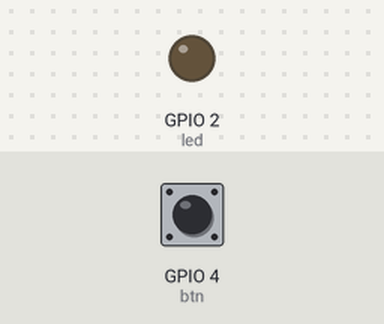
A program run on a simulated ESP8266 board running MicroPython. Shown: output pins drawn as LEDs (lit = HIGH, except the on-board LED, lit = LOW). Dashed ring = blinking. Inputs (shaded band) come from the test bench; at power-on: GPIO 4 (btn) HIGH. WiFi joins after 1.5 s; no MQTT or app messages arrive unless stated; what the program prints to the serial console is not drawn.

Above: at 1.2 s.
1.3 s: GPIO 4 (btn) pulled LOW for 1 s
At 1.37 s:
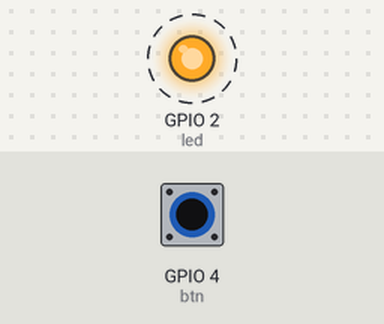
4.3 s: GPIO 4 (btn) pulled LOW for 3.2 s
At 8.3 s:
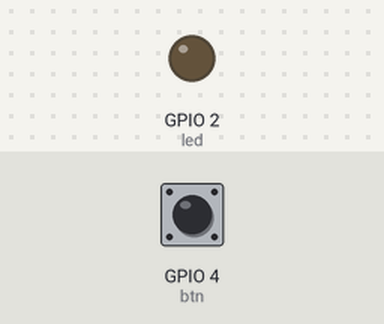
Timing chart, 0 to 9.8 s (numbered marks = the images above; inputs shaded):
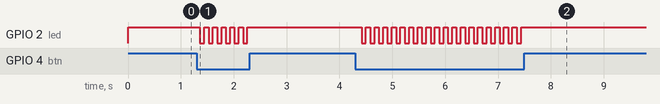

Measured:
- after the input at 1.3 s, GPIO 2 (led): alternates HIGH for 0.08 s and LOW for 0.08 s, 12 changes in all, then stays HIGH, starting after 0.06 s
- after the input at 4.3 s, GPIO 2 (led): alternates HIGH for 0.08 s and LOW for 0.08 s, 38 changes in all, then stays HIGH, starting after 0.12 s

The program:

main.py
```python
import asyncio
import machine

class App:
    tasks = []
    listeners = []

    def add(self, obj):
        if hasattr(obj, 'main'):
            self.tasks.append(obj)
        if hasattr(obj, 'handle'):
            self.listeners.append(obj)

    async def main(self):
        tasks = [task.main(self) for task in self.tasks]
        await asyncio.gather(*tasks)

    def handle(self, topic, payload):
        for listener in self.listeners:
            listener.handle(topic, payload)

class DebugPrint:
    dots = False

    async def main(self, app):
        print('Main loop started, press Ctrl-C to stop')
        while True:
            await asyncio.sleep_ms(500)
            print('.', end='')
            self.dots = True

    def handle(self, topic, payload):
        if self.dots:
            print()
            self.dots = False
        print(topic, payload)

class BlinkingLED:
    def __init__(self, gpio, name):
        self.gpio = gpio
        self.name = name
        self.name_set = name+'/set'
        self.is_blinking = False
        gpio.value(0)

    def set_value(self, app, value):
        value = int(value)
        if value != self.gpio.value():
            self.gpio.value(value)
            app.handle(self.name, value)

    async def main(self, app):
        while True:
            await asyncio.sleep_ms(75)
            self.set_value(app, self.is_blinking)
            await asyncio.sleep_ms(75)
            self.set_value(app, False)

    def handle(self, topic, payload):
        if topic == self.name_set:
            self.is_blinking = bool(int(payload))

class SimpleButton:
    def __init__(self, gpio, name, invert=False):
        self.gpio = gpio
        # Why? Because of this:
        # AttributeError: 'Signal' object has no attribute 'irq'
        if invert:
            self.gpio = machine.Signal(gpio, invert=True)
        self.name = name
        self.prev_state = -1
        self.ev_click = asyncio.Event()
        self.ev_click.set()
        gpio.irq(
            trigger=machine.Pin.IRQ_RISING | machine.Pin.IRQ_FALLING,
            handler=self.click)

    def click(self, pin):
        self.ev_click.set()

    # TODO: add some debouncing
    async def main(self, app):
        while True:
            await self.ev_click.wait()
            self.ev_click.clear()
            state = self.gpio.value()
            if state != self.prev_state:
                app.handle(self.name, state)
                self.prev_state = state

class LocalManager:
    def __init__(self, app):
        self.app = app

    def handle(self, topic, payload):
        if topic == 'btn':
            self.app.handle('led/set', payload)

import network
import umqtt.simple
class WirelessMQTT:
    def __init__(self, server, prefix, **kwargs):
        self.wlan = network.WLAN(network.STA_IF)
        self.prefix = prefix+'/'
        kwargs['keepalive'] = 2
        self.mq = umqtt.simple.MQTTClient(prefix, server, **kwargs)
        self.mq.set_last_will(self.prefix+'online', b'0', retain=True)
        self.mq.set_callback(self.mqtt_callback)
        self.nodup_t = self.nodup_p = None

    async def main(self, app):
        self.app = app
        while not self.wlan.isconnected():
            await asyncio.sleep(0)
        self.mq.connect()
        self.mq.publish(self.prefix+'online', b'1', retain=True)
        self.mq.subscribe(self.prefix+'+/set')
        await asyncio.gather(self.ping(), self.check_msg())

    async def ping(self):
        while True:
            self.mq.ping()
            await asyncio.sleep(1)

    async def check_msg(self):
        while True:
            self.mq.check_msg()
            await asyncio.sleep(0)

    def mqtt_callback(self, topic, payload):
        topic, payload = topic.decode(), payload.decode()
        if topic.startswith(self.prefix):
            topic = topic[len(self.prefix):]
            self.nodup_t, self.nodup_p = topic, payload
            self.app.handle(topic, payload)
        self.nodup_t = self.nodup_p = None

    def handle(self, topic, payload):
        if self.mq and self.mq.sock:
            if isinstance(payload, int):
                payload = str(payload)
            if topic != self.nodup_t or payload != self.nodup_p:
                self.mq.publish(self.prefix+topic, payload)

import time
class DebugSpeed:
    async def main(self, app):
        t0 = time.ticks_ms()
        loop_count = 0
        while True:
            loop_count = loop_count+1
            await asyncio.sleep(0)
            t1 = time.ticks_ms()
            delta = time.ticks_diff(t1, t0)
            if delta >= 10000:
                app.handle('loops', str(loop_count/10))
                loop_count = 0
                t0 = t1

import gc
class DebugMem:
    async def main(self, app):
        while True:
            await asyncio.sleep(5)
            gc.collect()
            app.handle('mem_free', gc.mem_free())

try:
    app = App()

    # WeMos D1 mini, pin D4 = GPIO2, inverted (active-low)
    led = machine.Signal(2, machine.Pin.OUT, invert=True)
    app.add(BlinkingLED(led, 'led'))

    # WeMos D1 mini, pin D2 = GPIO4, pull-up (active-low)
    #btn = Signal(4, Pin.IN, Pin.PULL_UP, invert=True)
    btn = machine.Pin(4, machine.Pin.IN, machine.Pin.PULL_UP)
    app.add(SimpleButton(btn, 'btn', True))

    # Local connection: 'btn' -> 'led/set'
    app.add(LocalManager(app))

    # somewhere in 'boot.py':
    # import network
    # wlan = network.WLAN(network.STA_IF)
    # wlan.active(True)
    # if not wlan.isconnected():
    #     wlan.connect('ssid', 'password')
    app.add(WirelessMQTT('192.168.0.82', 'board99'))

    app.add(DebugPrint())
    app.add(DebugSpeed())
    app.add(DebugMem())
    asyncio.run(app.main())
except KeyboardInterrupt:
    print('Stopped')
```
